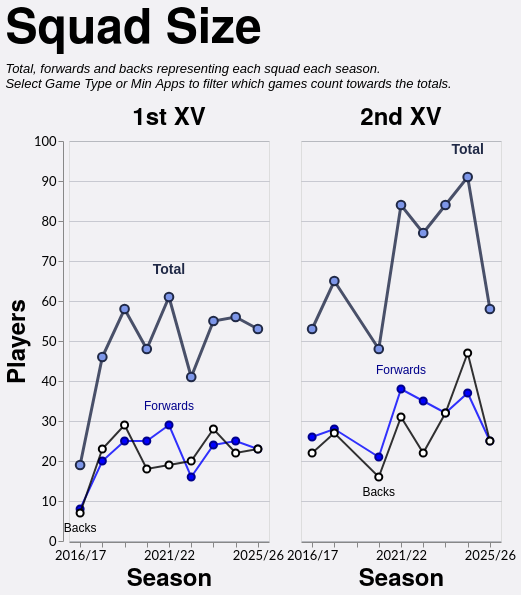

Vega-Lite specification stored for this chart:
### Vega-Lite specification from a JSON file in a GitHub repository (floating-point values rounded to 4 significant figures)
{"config": {"axis": {"labelFont": "Lato, sans-serif", "titleFont": "PT Sans Narrow, Helvetica Neue, Helvetica, Arial, sans-serif", "labelFontSize": 13, "titleFontSize": 24, "gridColor": "#202947", "gridOpacity": 0.2}, "header": {"labelFont": "PT Sans Narrow, Helvetica Neue, Helvetica, Arial, sans-serif", "titleFont": "PT Sans Narrow, Helvetica Neue, Helvetica, Arial, sans-serif", "labelFontSize": 24, "titleFontSize": 28, "labelFontWeight": "bold", "orient": "left"}, "legend": {"labelFont": "Lato, sans-serif", "titleFont": "PT Sans Narrow, Helvetica Neue, Helvetica, Arial, sans-serif", "labelFontSize": 14, "titleFontSize": 16, "titlePadding": 5, "fillColor": "white", "strokeColor": "black", "padding": 10, "titleFontWeight": "lighter", "titleFontStyle": "italic", "titleColor": "gray", "offset": 10}, "title": {"font": "PT Sans Narrow, Helvetica Neue, Helvetica, Arial, sans-serif", "fontSize": 48, "fontWeight": "bold", "anchor": "start", "align": "center", "titlePadding": 20, "subtitlePadding": 10, "subtitleFontSize": 13, "subtitleColor": "", "subtitleFontStyle": "italic", "offset": 15, "color": "black"}, "axisX": {"labelAngle": 0}, "facet": {"title": null, "header": null, "align": {"row": "each", "column": "each"}}, "resolve": {"scale": {"y": "independent", "facet": "independent"}}, "background": "#f2f1f4"}, "data": {"name": "data-5aecf3179cdd4fb4e9e2e367e2ab63fd"}, "facet": {"column": {"field": "squad", "header": {"labelExpr": "datum.value + ' XV'", "labelFontSize": 24}, "sort": ["1st", "2nd"], "title": null, "type": "nominal"}}, "spec": {"layer": [{"mark": {"type": "line", "color": "#202946", "opacity": 0.8, "point": {"filled": true, "color": "#7d96e8", "stroke": "#202946", "size": 75, "strokeWidth": 2}, "strokeWidth": 3}, "encoding": {"detail": [{"field": "unit", "type": "nominal"}], "tooltip": [{"field": "season", "title": "Season", "type": "ordinal"}, {"field": "squad", "title": "Squad", "type": "nominal"}, {"field": "unit", "title": "Unit", "type": "nominal"}, {"field": "players", "title": "Players", "type": "quantitative"}], "x": {"axis": {"labelAngle": 0, "labelOverlap": "parity"}, "field": "season", "sort": "ascending", "title": "Season", "type": "ordinal"}, "y": {"axis": {"tickMinStep": 1}, "field": "players", "scale": {"zero": true}, "title": "Players", "type": "quantitative"}}, "transform": [{"filter": "(datum.unit === 'Total')"}]}, {"mark": {"type": "line", "color": "blue", "opacity": 0.8, "point": {"filled": true, "color": "blue", "stroke": "darkblue", "size": 50, "strokeWidth": 2}, "strokeWidth": 2}, "encoding": {"detail": [{"field": "unit", "type": "nominal"}], "tooltip": [{"field": "season", "title": "Season", "type": "ordinal"}, {"field": "squad", "title": "Squad", "type": "nominal"}, {"field": "unit", "title": "Unit", "type": "nominal"}, {"field": "players", "title": "Players", "type": "quantitative"}], "x": {"axis": {"labelAngle": 0, "labelOverlap": "parity"}, "field": "season", "sort": "ascending", "title": "Season", "type": "ordinal"}, "y": {"axis": {"tickMinStep": 1}, "field": "players", "scale": {"zero": true}, "title": "Players", "type": "quantitative"}}, "transform": [{"filter": "(datum.unit === 'Forwards')"}]}, {"mark": {"type": "line", "color": "black", "opacity": 0.8, "point": {"filled": true, "color": "white", "stroke": "black", "size": 50, "strokeWidth": 2}, "strokeWidth": 2}, "encoding": {"detail": [{"field": "unit", "type": "nominal"}], "tooltip": [{"field": "season", "title": "Season", "type": "ordinal"}, {"field": "squad", "title": "Squad", "type": "nominal"}, {"field": "unit", "title": "Unit", "type": "nominal"}, {"field": "players", "title": "Players", "type": "quantitative"}], "x": {"axis": {"labelAngle": 0, "labelOverlap": "parity"}, "field": "season", "sort": "ascending", "title": "Season", "type": "ordinal"}, "y": {"axis": {"tickMinStep": 1}, "field": "players", "scale": {"zero": true}, "title": "Players", "type": "quantitative"}}, "transform": [{"filter": "(datum.unit === 'Backs')"}]}, {"mark": {"type": "text", "align": "center", "baseline": "bottom", "color": "#202946", "dx": 0, "dy": -20, "fontSize": 14, "fontWeight": "bold"}, "encoding": {"detail": [{"field": "unit", "type": "nominal"}], "text": {"value": "Total"}, "tooltip": [{"field": "season", "title": "Season", "type": "ordinal"}, {"field": "squad", "title": "Squad", "type": "nominal"}, {"field": "unit", "title": "Unit", "type": "nominal"}, {"field": "players", "title": "Players", "type": "quantitative"}], "x": {"field": "season", "type": "ordinal"}, "y": {"field": "players", "type": "quantitative"}}, "transform": [{"filter": "(datum.unit === 'Total')"}, {"calculate": "toNumber(split(datum.season, '/')[0])", "as": "season_order"}, {"joinaggregate": [{"op": "max", "field": "players", "as": "max_value"}, {"op": "min", "field": "players", "as": "min_value"}], "groupby": ["squad"]}, {"filter": "datum.players > 0"}, {"filter": "datum.players == datum.max_value"}, {"window": [{"op": "row_number", "field": "", "as": "rank"}], "groupby": ["squad"], "sort": [{"field": "season_order", "order": "descending"}]}, {"filter": "datum.rank == 1"}]}, {"mark": {"type": "text", "align": "center", "baseline": "bottom", "color": "darkblue", "dx": 0, "dy": -12, "fontSize": 12, "fontWeight": "normal"}, "encoding": {"detail": [{"field": "unit", "type": "nominal"}], "text": {"value": "Forwards"}, "tooltip": [{"field": "season", "title": "Season", "type": "ordinal"}, {"field": "squad", "title": "Squad", "type": "nominal"}, {"field": "unit", "title": "Unit", "type": "nominal"}, {"field": "players", "title": "Players", "type": "quantitative"}], "x": {"field": "season", "type": "ordinal"}, "y": {"field": "players", "type": "quantitative"}}, "transform": [{"filter": "(datum.unit === 'Forwards')"}, {"calculate": "toNumber(split(datum.season, '/')[0])", "as": "season_order"}, {"joinaggregate": [{"op": "max", "field": "players", "as": "max_value"}, {"op": "min", "field": "players", "as": "min_value"}], "groupby": ["squad"]}, {"filter": "datum.players > 0"}, {"filter": "datum.players == datum.max_value"}, {"window": [{"op": "row_number", "field": "", "as": "rank"}], "groupby": ["squad"], "sort": [{"field": "season_order", "order": "descending"}]}, {"filter": "datum.rank == 1"}]}, {"mark": {"type": "text", "align": "center", "baseline": "top", "color": "black", "dx": 0, "dy": 10, "fontSize": 12, "fontWeight": "normal"}, "encoding": {"detail": [{"field": "unit", "type": "nominal"}], "text": {"value": "Backs"}, "tooltip": [{"field": "season", "title": "Season", "type": "ordinal"}, {"field": "squad", "title": "Squad", "type": "nominal"}, {"field": "unit", "title": "Unit", "type": "nominal"}, {"field": "players", "title": "Players", "type": "quantitative"}], "x": {"field": "season", "type": "ordinal"}, "y": {"field": "players", "type": "quantitative"}}, "transform": [{"filter": "(datum.unit === 'Backs')"}, {"calculate": "toNumber(split(datum.season, '/')[0])", "as": "season_order"}, {"joinaggregate": [{"op": "max", "field": "players", "as": "max_value"}, {"op": "min", "field": "players", "as": "min_value"}], "groupby": ["squad"]}, {"filter": "datum.players > 0"}, {"filter": "datum.players == datum.min_value"}, {"window": [{"op": "row_number", "field": "", "as": "rank"}], "groupby": ["squad"], "sort": [{"field": "season_order", "order": "descending"}]}, {"filter": "datum.rank == 1"}]}], "height": 400, "width": 200}, "spacing": 30, "title": {"text": "Squad Size", "subtitle": ["Total, forwards and backs representing each squad each season.", "Select Game Type or Min Apps to filter which games count towards the totals."]}, "$schema": "https://vega.github.io/schema/vega-lite/v5.20.1.json", "datasets": {"data-5aecf3179cdd4fb4e9e2e367e2ab63fd": [{"season": "2016/17", "squad": "1st", "unit": "Backs", "players": 7}, {"season": "2016/17", "squad": "1st", "unit": "Forwards", "players": 8}, {"season": "2016/17", "squad": "1st", "unit": "Total", "players": 19}, {"season": "2016/17", "squad": "2nd", "unit": "Backs", "players": 22}, {"season": "2016/17", "squad": "2nd", "unit": "Forwards", "players": 26}, {"season": "2016/17", "squad": "2nd", "unit": "Total", "players": 53}, {"season": "2017/18", "squad": "1st", "unit": "Backs", "players": 23}, {"season": "2017/18", "squad": "1st", "unit": "Forwards", "players": 20}, {"season": "2017/18", "squad": "1st", "unit": "Total", "players": 46}, {"season": "2017/18", "squad": "2nd", "unit": "Backs", "players": 27}, {"season": "2017/18", "squad": "2nd", "unit": "Forwards", "players": 28}, {"season": "2017/18", "squad": "2nd", "unit": "Total", "players": 65}, {"season": "2018/19", "squad": "1st", "unit": "Backs", "players": 29}, {"season": "2018/19", "squad": "1st", "unit": "Forwards", "players": 25}, {"season": "2018/19", "squad": "1st", "unit": "Total", "players": 58}, {"season": "2019/20", "squad": "1st", "unit": "Backs", "players": 18}, {"season": "2019/20", "squad": "1st", "unit": "Forwards", "players": 25}, {"season": "2019/20", "squad": "1st", "unit": "Total", "players": 48}, {"season": "2019/20", "squad": "2nd", "unit": "Backs", "players": 16}, {"season": "2019/20", "squad": "2nd", "unit": "Forwards", "players": 21}, {"season": "2019/20", "squad": "2nd", "unit": "Total", "players": 48}, {"season": "2021/22", "squad": "1st", "unit": "Backs", "players": 19}, {"season": "2021/22", "squad": "1st", "unit": "Forwards", "players": 29}, {"season": "2021/22", "squad": "1st", "unit": "Total", "players": 61}, {"season": "2021/22", "squad": "2nd", "unit": "Backs", "players": 31}, {"season": "2021/22", "squad": "2nd", "unit": "Forwards", "players": 38}, {"season": "2021/22", "squad": "2nd", "unit": "Total", "players": 84}, {"season": "2022/23", "squad": "1st", "unit": "Backs", "players": 20}, {"season": "2022/23", "squad": "1st", "unit": "Forwards", "players": 16}, {"season": "2022/23", "squad": "1st", "unit": "Total", "players": 41}, {"season": "2022/23", "squad": "2nd", "unit": "Backs", "players": 22}, {"season": "2022/23", "squad": "2nd", "unit": "Forwards", "players": 35}, {"season": "2022/23", "squad": "2nd", "unit": "Total", "players": 77}, {"season": "2023/24", "squad": "1st", "unit": "Backs", "players": 28}, {"season": "2023/24", "squad": "1st", "unit": "Forwards", "players": 24}, {"season": "2023/24", "squad": "1st", "unit": "Total", "players": 55}, {"season": "2023/24", "squad": "2nd", "unit": "Backs", "players": 32}, {"season": "2023/24", "squad": "2nd", "unit": "Forwards", "players": 32}, {"season": "2023/24", "squad": "2nd", "unit": "Total", "players": 84}, {"season": "2024/25", "squad": "1st", "unit": "Backs", "players": 22}, {"season": "2024/25", "squad": "1st", "unit": "Forwards", "players": 25}, {"season": "2024/25", "squad": "1st", "unit": "Total", "players": 56}, {"season": "2024/25", "squad": "2nd", "unit": "Backs", "players": 47}, {"season": "2024/25", "squad": "2nd", "unit": "Forwards", "players": 37}, {"season": "2024/25", "squad": "2nd", "unit": "Total", "players": 91}, {"season": "2025/26", "squad": "1st", "unit": "Backs", "players": 23}, {"season": "2025/26", "squad": "1st", "unit": "Forwards", "players": 23}, {"season": "2025/26", "squad": "1st", "unit": "Total", "players": 53}, {"season": "2025/26", "squad": "2nd", "unit": "Backs", "players": 25}, {"season": "2025/26", "squad": "2nd", "unit": "Forwards", "players": 25}, {"season": "2025/26", "squad": "2nd", "unit": "Total", "players": 58}]}}
